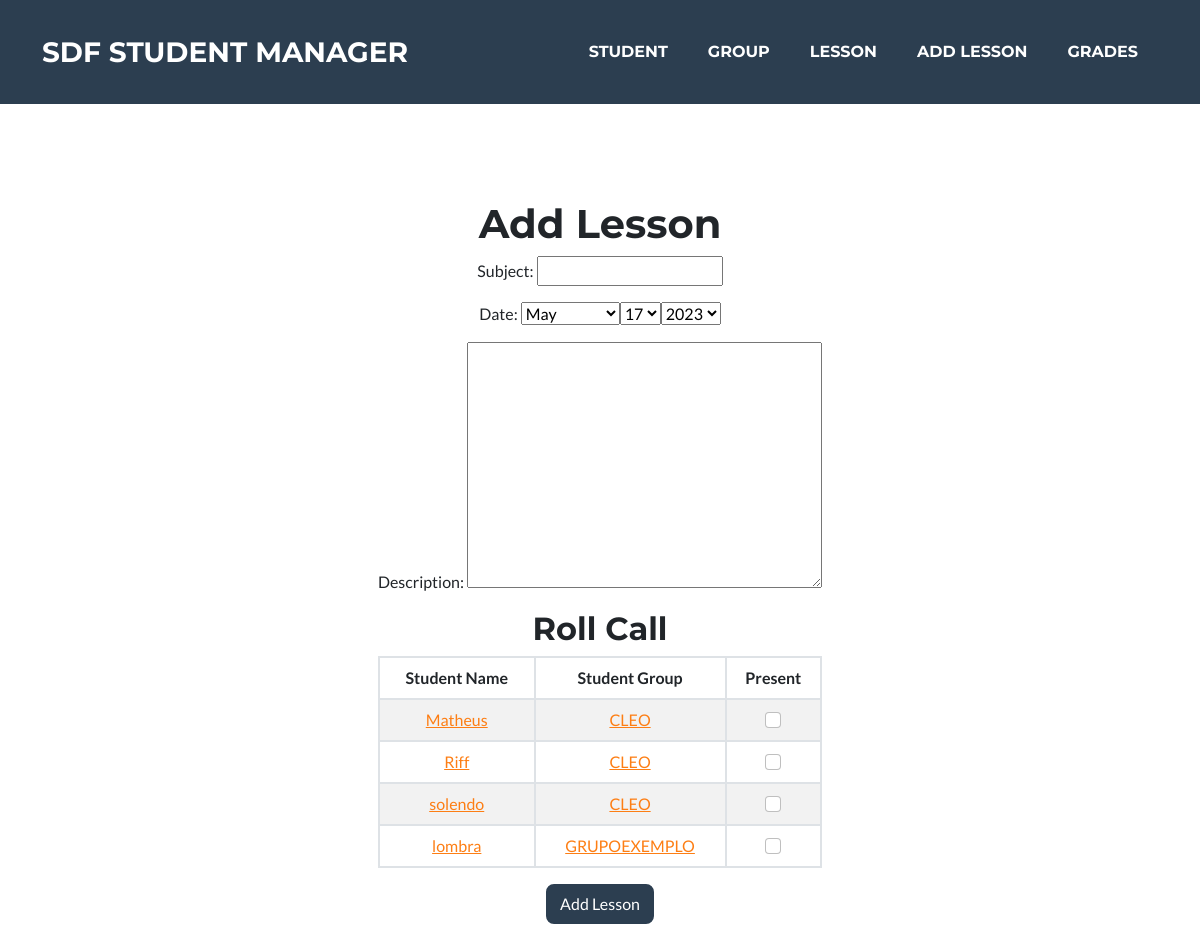
The app's page /lesson/, older data.
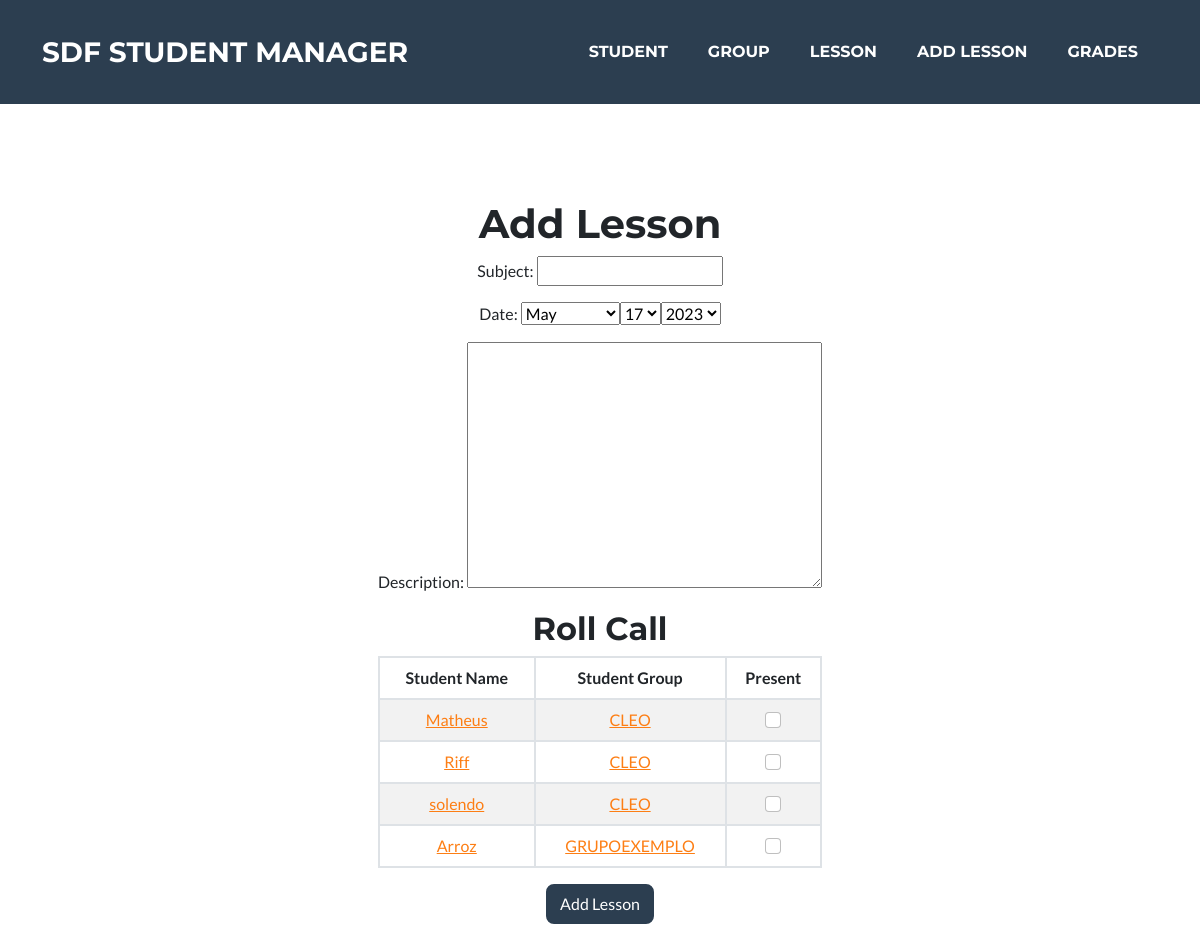
The same page, newer data.
### presence_count/models.py (models this page shows, shortened)
class Student(models.Model):
    name = models.CharField(max_length=100)
    email = models.EmailField(max_length=100)
    grade_1 = models.FloatField(default=0)
    grade_2 = models.FloatField(default=0)
    grade_avg = models.FloatField(default=0)
    presences = models.IntegerField(default=0)
    group = models.ForeignKey(Group, on_delete=models.PROTECT, default=None, null=True, blank=True)

class Group(models.Model):
    name = models.CharField(max_length=100)
    tracking = models.URLField(blank=True)
    repo = models.URLField(blank=True)
    prototype = models.URLField(blank=True)
    description = models.TextField(max_length=512, blank=True)
    def __str__(self):
        return self.name

### presence_count/views.py (the view, shortened to what this page needs)
# urls.py: path('lesson/', views.roll_call, name='lesson'),
def roll_call(request):
    student_list = Student.objects.all().order_by('group_id')
    lesson_form = RegisterLessonForm()
    return render(request, 'lesson/add_lesson.html', {'student_list': student_list, 'lesson_form': lesson_form})

### presence_count/forms.py
class RegisterLessonForm(forms.ModelForm):
    class Meta:
        model = Lesson
        fields = ('subject', 'date', 'description')
        widgets = {
            'date': forms.SelectDateWidget()
        }

### presence_count/templates/lesson/add_lesson.html (shortened to what this page needs)
{% extends 'lesson/lesson.html' %}
{% block action %}
    <form action="" method="POST">
        <h1>Add Lesson</h1>
{% endblock %}
{% block button %}
    <button class="btn btn-secondary" type="submit">Add Lesson</button>
{% endblock %}

### presence_count/templates/lesson/lesson.html (shortened to what this page needs)
{% extends 'base.html' %}
{% block body %}
<header class="masthead text-center">
	<div class="container d-flex align-items-center flex-column">
			{% block action %}
			{% endblock %}
			<table class="table table-striped table-hover table-bordered">
				{{lesson_form.as_p}}
				<h2>Roll Call</h2>
				<thead>
					<tr>
						<th scope="col">Student Name</th>
						<th scope="col">Student Group</th>
						<th scope="col">Present</th>
					</tr>
				</thead>
				<tbody>
					{% for student in student_list %}
					<tr>
						<td><a href="{% url 'presence_count:view_student' student.id %}" target="_blank">{{student.name}}</a></td>
						{% if student.group %}
							<td><a href="{% url 'presence_count:view_group' student.group_id %}" target="_blank">{{student.group}}</a></td>
						{% else %}
							<td>{{student.group}}</td>
						{% endif %}
						<td>
							<div class="present-check">
								{% if student.id in present_students %}
									<input
										class="form-check-input"
										type="checkbox"
										value="{{student.id}}"
										name="boxes"
										checked
									/>
								{% else %}
									<input
										class="form-check-input"
										type="checkbox"
										value="{{student.id}}"
										name="boxes"
									/>
								{% endif %}
							</div>
						</td>
					</tr>
					{% endfor %}
				</tbody>
			</table>
			{% block button %}
			{% endblock %}
		</form>
	</div>
</header>
{% endblock %}

Row changes from the older to the newer data that the page shows:
changed Student "GRUPOEXEMPLO": name "lombra" → "Arroz"
